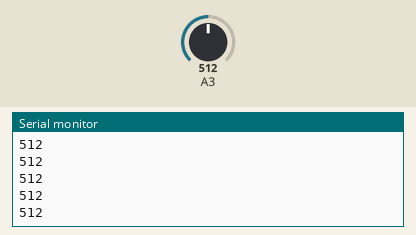
Recording of a sketch running on a simulated Arduino Uno, built with avr-gcc and run on an emulated ATmega328P. Shown: the last lines printed to the serial monitor. The inputs (shaded band) are chosen by the test bench; at power-on: A3 = 512. USB keyboard and mouse output is not drawn.

Above: at 1.2 s.
1.3 s: A3 set to 380
At 2.2 s:
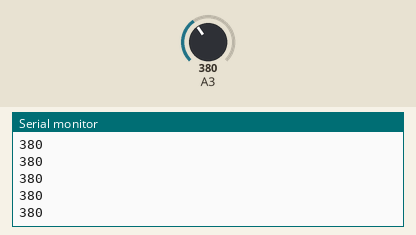
2.8 s: A3 set to 364
At 3.4 s:
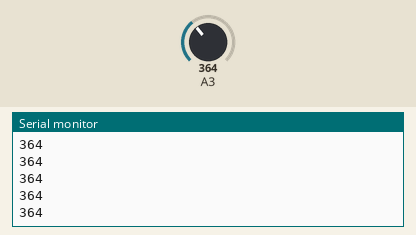
Timing chart, 0 to 5.7 s (numbered marks = the images above; inputs shaded):
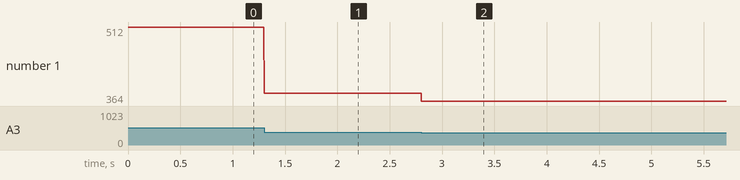

Measured:
- after the input at 1.3 s, the serial monitor: prints a new line at once (image 1)
- after the input at 2.8 s, the serial monitor: prints a new line at once (image 2)
- plotted number 1: 512 → 380 after the input at 1.3 s, 380 → 364 after the input at 2.8 s

The sketch:

KnobPot.ino
```cpp
// ADC Range:
// OFF: 180 - 205
// 1: 280 - 300
// 2: 375 - 390
// 3: 1190 - 1300

#if ARDUINO_USB_MODE
#warning This sketch should be used when USB is in OTG mode
void setup(){}
void loop(){}
#else

#include "USB.h"
#include "USBHIDKeyboard.h"
USBHIDKeyboard Keyboard;

uint8_t state = 0;
uint16_t pot = 0;

void setup() {
  // initialize control over the keyboard:
  Keyboard.begin();
  USB.begin();
  Serial.begin(115200);
}

void loop() {
  pot = analogRead(17);
  uint8_t next_state = 255;

  if (pot <= 205) {
    next_state = 0;
  } else if (pot >= 285 && pot <= 300) {
    next_state = 1;
  } else if (pot >= 374 && pot <= 390) {
    next_state = 2;
  } else if (pot >= 1190) {
    next_state = 3;
  }

  if (next_state != state && next_state != 255) {
    state = next_state;
    switch (state) {
      case 0:
        Keyboard.write(0xEA);
        break;
      case 1:
        Keyboard.write(0xE1);
        break;
      case 2:
        Keyboard.write(0xE2);
        break;
      case 3:
        Keyboard.write(0xE3);
        break;
    }
  }

  Serial.println(pot);
  delay(2);
}
#endif /* ARDUINO_USB_MODE */
```
